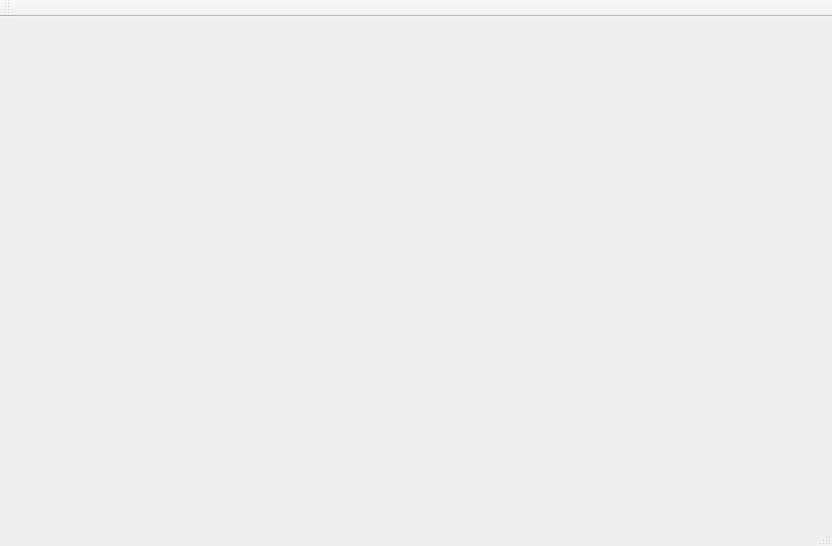
<?xml version="1.0" encoding="UTF-8"?>
<ui version="4.0">
 <class>MainWindow</class>
 <widget class="QMainWindow" name="MainWindow">
  <property name="geometry">
   <rect>
    <x>0</x>
    <y>0</y>
    <width>832</width>
    <height>546</height>
   </rect>
  </property>
  <property name="windowTitle">
   <string>MainWindow</string>
  </property>
  <widget class="QWidget" name="centralWidget"/>
  <widget class="QMenuBar" name="menuBar">
   <property name="geometry">
    <rect>
     <x>0</x>
     <y>0</y>
     <width>832</width>
     <height>23</height>
    </rect>
   </property>
  </widget>
  <widget class="QToolBar" name="mainToolBar">
   <attribute name="toolBarArea">
    <enum>TopToolBarArea</enum>
   </attribute>
   <attribute name="toolBarBreak">
    <bool>false</bool>
   </attribute>
  </widget>
  <widget class="QStatusBar" name="statusBar"/>
 </widget>
 <layoutdefault spacing="6" margin="11"/>
 <resources/>
 <connections/>
</ui>
